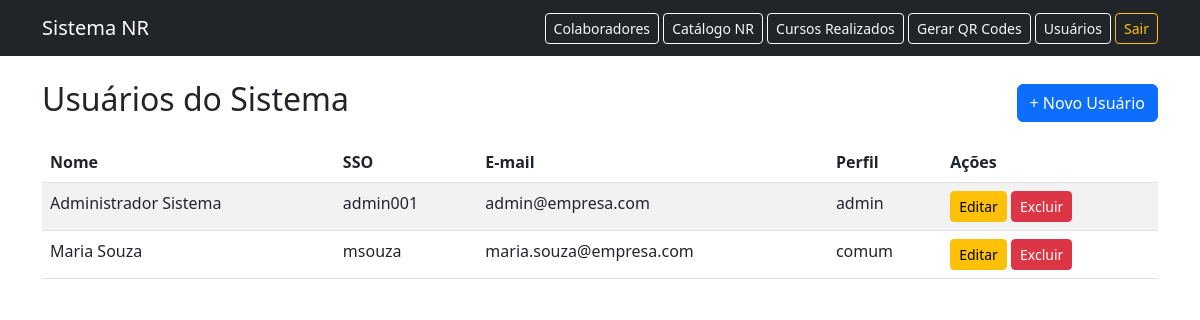
/usuarios/ (signed in), run on the app's committed database.
### models.py (models this page shows, shortened)
class Usuario(db.Model, UserMixin):
    __tablename__ = "usuarios"
    id = db.Column(db.Integer, primary_key=True)
    nome = db.Column(db.String(150), nullable=False)
    sso = db.Column(db.String(50), unique=True, nullable=False)
    email = db.Column(db.String(150), unique=True, nullable=False)
    senha_hash = db.Column(db.String(255), nullable=False)
    perfil = db.Column(db.String(20), default="comum")  # admin / comum

### routes/usuarios.py (the view)
@bp_usuarios.route("/")
@login_required
@admin_required
def listar():
    usuarios = Usuario.query.order_by(Usuario.nome).all()
    return render_template("usuarios/listar.html", usuarios=usuarios)

### app.py (called while the page is built)
@login_manager.user_loader
def load_user(user_id):
    return Usuario.query.get(int(user_id))

@app.before_request
def alerta_vencimento():
    if current_user.is_authenticated:
        session["alertas_nr"] = listar_cursos_criticos(ColaboradorCurso)

### routes/usuarios.py (called while the page is built)
def admin_required(func):
    @wraps(func)
    def wrapper(*args, **kwargs):
        if not current_user.is_authenticated or current_user.perfil != "admin":
            flash("Acesso restrito a administradores.", "danger")
            return redirect(url_for("home"))
        return func(*args, **kwargs)
    return wrapper

### services/validade_service.py (called while the page is built)
def status_curso(curso):
    if not curso.data_vencimento:
        return "INDEFINIDO", None
    hoje = date.today()
    dias_restantes = (curso.data_vencimento - hoje).days
    if dias_restantes < 0:
        return "VENCIDO", dias_restantes
    elif dias_restantes <= 30:
        return "A_VENCER", dias_restantes
    return "VALIDO", dias_restantes

def listar_cursos_criticos(ColaboradorCurso):
    cursos = ColaboradorCurso.query.all()
    criticos = []
    for c in cursos:
        status, dias = status_curso(c)
        if status in ("VENCIDO", "A_VENCER"):
            criticos.append({
                "colaborador": c.colaborador.nome,
                "colaborador_id": c.colaborador_id,
                "curso": c.catalogo.nome_curso,
                "vencimento": c.data_vencimento,
                "status": status,
                "dias_restantes": dias
            })
    criticos.sort(key=lambda x: (
        x["status"] != "VENCIDO", x["dias_restantes"] if x["dias_restantes"] is not None else 9999))
    return criticos

### templates/usuarios/listar.html
{% extends "base.html" %}
{% block content %}
<div class="d-flex justify-content-between align-items-center mb-3">
    <h2>Usuários do Sistema</h2>
    <a href="{{ url_for('usuarios.novo') }}" class="btn btn-primary">+ Novo Usuário</a>
</div>
<table class="table table-striped">
    <thead>
        <tr>
            <th>Nome</th>
            <th>SSO</th>
            <th>E-mail</th>
            <th>Perfil</th>
            <th>Ações</th>
        </tr>
    </thead>
    <tbody>
    {% for u in usuarios %}
        <tr>
            <td>{{ u.nome }}</td>
            <td>{{ u.sso }}</td>
            <td>{{ u.email }}</td>
            <td>{{ u.perfil }}</td>
            <td>
                <a href="{{ url_for('usuarios.editar', id=u.id) }}" class="btn btn-sm btn-warning">Editar</a>
                <form method="POST" action="{{ url_for('usuarios.excluir', id=u.id) }}" style="display:inline;" onsubmit="return confirm('Confirma exclusão?');">
                    <button type="submit" class="btn btn-sm btn-danger">Excluir</button>
                </form>
            </td>
        </tr>
    {% endfor %}
    </tbody>
</table>
{% endblock %}

### data on the page
Usuario: nome "Administrador Sistema", sso "admin001", email "admin@empresa.com", perfil "admin"
Usuario: nome "Maria Souza", sso "msouza", email "maria.souza@empresa.com", perfil "comum"
